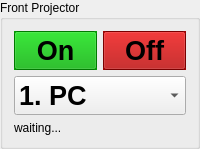
     <widget class="QGroupBox" name="gbxProj2">
      <property name="sizePolicy">
       <sizepolicy hsizetype="Preferred" vsizetype="Expanding">
        <horstretch>0</horstretch>
        <verstretch>0</verstretch>
       </sizepolicy>
      </property>
      <property name="title">
       <string>Front Projector</string>
      </property>
      <layout class="QGridLayout" name="gridLayout_3">
       <item row="0" column="0">
        <widget class="QPushButton" name="btnProj2On">
         <property name="sizePolicy">
          <sizepolicy hsizetype="Minimum" vsizetype="Expanding">
           <horstretch>0</horstretch>
           <verstretch>0</verstretch>
          </sizepolicy>
         </property>
         <property name="palette">
          <palette>
           <active>
            <colorrole role="WindowText">
             <brush brushstyle="SolidPattern">
              <color alpha="255">
               <red>0</red>
               <green>0</green>
               <blue>0</blue>
              </color>
             </brush>
            </colorrole>
            <colorrole role="Button">
             <brush brushstyle="SolidPattern">
              <color alpha="255">
               <red>0</red>
               <green>170</green>
               <blue>0</blue>
              </color>
             </brush>
            </colorrole>
            <colorrole role="Light">
             <brush brushstyle="SolidPattern">
              <color alpha="255">
               <red>0</red>
               <green>255</green>
               <blue>0</blue>
              </color>
             </brush>
            </colorrole>
            <colorrole role="Midlight">
             <brush brushstyle="SolidPattern">
              <color alpha="255">
               <red>0</red>
               <green>212</green>
               <blue>0</blue>
              </color>
             </brush>
            </colorrole>
            <colorrole role="Dark">
             <brush brushstyle="SolidPattern">
              <color alpha="255">
               <red>0</red>
               <green>85</green>
               <blue>0</blue>
              </color>
             </brush>
            </colorrole>
            <colorrole role="Mid">
             <brush brushstyle="SolidPattern">
              <color alpha="255">
               <red>0</red>
               <green>113</green>
               <blue>0</blue>
              </color>
             </brush>
            </colorrole>
            <colorrole role="Text">
             <brush brushstyle="SolidPattern">
              <color alpha="255">
               <red>0</red>
               <green>0</green>
               <blue>0</blue>
              </color>
             </brush>
            </colorrole>
            <colorrole role="BrightText">
             <brush brushstyle="SolidPattern">
              <color alpha="255">
               <red>255</red>
               <green>255</green>
               <blue>255</blue>
              </color>
             </brush>
            </colorrole>
            <colorrole role="ButtonText">
             <brush brushstyle="SolidPattern">
              <color alpha="255">
               <red>0</red>
               <green>0</green>
               <blue>0</blue>
              </color>
             </brush>
            </colorrole>
            <colorrole role="Base">
             <brush brushstyle="SolidPattern">
              <color alpha="255">
               <red>255</red>
               <green>255</green>
               <blue>255</blue>
              </color>
             </brush>
            </colorrole>
            <colorrole role="Window">
             <brush brushstyle="SolidPattern">
              <color alpha="255">
               <red>0</red>
               <green>170</green>
               <blue>0</blue>
              </color>
             </brush>
            </colorrole>
            <colorrole role="Shadow">
             <brush brushstyle="SolidPattern">
              <color alpha="255">
               <red>0</red>
               <green>0</green>
               <blue>0</blue>
              </color>
             </brush>
            </colorrole>
            <colorrole role="AlternateBase">
             <brush brushstyle="SolidPattern">
              <color alpha="255">
               <red>127</red>
               <green>212</green>
               <blue>127</blue>
              </color>
             </brush>
            </colorrole>
            <colorrole role="ToolTipBase">
             <brush brushstyle="SolidPattern">
              <color alpha="255">
               <red>255</red>
               <green>255</green>
               <blue>220</blue>
              </color>
             </brush>
            </colorrole>
            <colorrole role="ToolTipText">
             <brush brushstyle="SolidPattern">
              <color alpha="255">
               <red>0</red>
               <green>0</green>
               <blue>0</blue>
              </color>
             </brush>
            </colorrole>
           </active>
           <inactive>
            <colorrole role="WindowText">
             <brush brushstyle="SolidPattern">
              <color alpha="255">
               <red>0</red>
               <green>0</green>
               <blue>0</blue>
              </color>
             </brush>
            </colorrole>
            <colorrole role="Button">
             <brush brushstyle="SolidPattern">
              <color alpha="255">
               <red>0</red>
               <green>170</green>
               <blue>0</blue>
              </color>
             </brush>
            </colorrole>
            <colorrole role="Light">
             <brush brushstyle="SolidPattern">
              <color alpha="255">
               <red>0</red>
               <green>255</green>
               <blue>0</blue>
              </color>
             </brush>
            </colorrole>
            <colorrole role="Midlight">
             <brush brushstyle="SolidPattern">
              <color alpha="255">
               <red>0</red>
               <green>212</green>
               <blue>0</blue>
              </color>
             </brush>
            </colorrole>
            <colorrole role="Dark">
             <brush brushstyle="SolidPattern">
              <color alpha="255">
               <red>0</red>
               <green>85</green>
               <blue>0</blue>
              </color>
             </brush>
            </colorrole>
            <colorrole role="Mid">
             <brush brushstyle="SolidPattern">
              <color alpha="255">
               <red>0</red>
               <green>113</green>
               <blue>0</blue>
              </color>
             </brush>
            </colorrole>
            <colorrole role="Text">
             <brush brushstyle="SolidPattern">
              <color alpha="255">
               <red>0</red>
               <green>0</green>
               <blue>0</blue>
              </color>
             </brush>
            </colorrole>
            <colorrole role="BrightText">
             <brush brushstyle="SolidPattern">
              <color alpha="255">
               <red>255</red>
               <green>255</green>
               <blue>255</blue>
              </color>
             </brush>
            </colorrole>
            <colorrole role="ButtonText">
             <brush brushstyle="SolidPattern">
              <color alpha="255">
               <red>0</red>
               <green>0</green>
               <blue>0</blue>
              </color>
             </brush>
            </colorrole>
            <colorrole role="Base">
             <brush brushstyle="SolidPattern">
              <color alpha="255">
               <red>255</red>
               <green>255</green>
               <blue>255</blue>
              </color>
             </brush>
            </colorrole>
            <colorrole role="Window">
             <brush brushstyle="SolidPattern">
              <color alpha="255">
               <red>0</red>
               <green>170</green>
               <blue>0</blue>
              </color>
             </brush>
            </colorrole>
            <colorrole role="Shadow">
             <brush brushstyle="SolidPattern">
              <color alpha="255">
               <red>0</red>
               <green>0</green>
               <blue>0</blue>
              </color>
             </brush>
            </colorrole>
            <colorrole role="AlternateBase">
             <brush brushstyle="SolidPattern">
              <color alpha="255">
               <red>127</red>
               <green>212</green>
               <blue>127</blue>
              </color>
             </brush>
            </colorrole>
            <colorrole role="ToolTipBase">
             <brush brushstyle="SolidPattern">
              <color alpha="255">
               <red>255</red>
               <green>255</green>
               <blue>220</blue>
              </color>
             </brush>
            </colorrole>
            <colorrole role="ToolTipText">
             <brush brushstyle="SolidPattern">
              <color alpha="255">
               <red>0</red>
               <green>0</green>
               <blue>0</blue>
              </color>
             </brush>
            </colorrole>
           </inactive>
           <disabled>
            <colorrole role="WindowText">
             <brush brushstyle="SolidPattern">
              <color alpha="255">
               <red>0</red>
               <green>85</green>
               <blue>0</blue>
              </color>
             </brush>
            </colorrole>
            <colorrole role="Button">
             <brush brushstyle="SolidPattern">
              <color alpha="255">
               <red>0</red>
               <green>170</green>
               <blue>0</blue>
              </color>
             </brush>
            </colorrole>
            <colorrole role="Light">
             <brush brushstyle="SolidPattern">
              <color alpha="255">
               <red>0</red>
               <green>255</green>
               <blue>0</blue>
              </color>
             </brush>
            </colorrole>
            <colorrole role="Midlight">
             <brush brushstyle="SolidPattern">
              <color alpha="255">
               <red>0</red>
               <green>212</green>
               <blue>0</blue>
              </color>
             </brush>
            </colorrole>
            <colorrole role="Dark">
             <brush brushstyle="SolidPattern">
              <color alpha="255">
               <red>0</red>
               <green>85</green>
               <blue>0</blue>
              </color>
             </brush>
            </colorrole>
            <colorrole role="Mid">
             <brush brushstyle="SolidPattern">
              <color alpha="255">
               <red>0</red>
               <green>113</green>
               <blue>0</blue>
              </color>
             </brush>
            </colorrole>
            <colorrole role="Text">
             <brush brushstyle="SolidPattern">
              <color alpha="255">
               <red>0</red>
               <green>85</green>
               <blue>0</blue>
              </color>
             </brush>
            </colorrole>
            <colorrole role="BrightText">
             <brush brushstyle="SolidPattern">
              <color alpha="255">
               <red>255</red>
               <green>255</green>
               <blue>255</blue>
              </color>
             </brush>
            </colorrole>
            <colorrole role="ButtonText">
             <brush brushstyle="SolidPattern">
              <color alpha="255">
               <red>0</red>
               <green>85</green>
               <blue>0</blue>
              </color>
             </brush>
            </colorrole>
            <colorrole role="Base">
             <brush brushstyle="SolidPattern">
              <color alpha="255">
               <red>0</red>
               <green>170</green>
               <blue>0</blue>
              </color>
             </brush>
            </colorrole>
            <colorrole role="Window">
             <brush brushstyle="SolidPattern">
              <color alpha="255">
               <red>0</red>
               <green>170</green>
               <blue>0</blue>
              </color>
             </brush>
            </colorrole>
            <colorrole role="Shadow">
             <brush brushstyle="SolidPattern">
              <color alpha="255">
               <red>0</red>
               <green>0</green>
               <blue>0</blue>
              </color>
             </brush>
            </colorrole>
            <colorrole role="AlternateBase">
             <brush brushstyle="SolidPattern">
              <color alpha="255">
               <red>0</red>
               <green>170</green>
               <blue>0</blue>
              </color>
             </brush>
            </colorrole>
            <colorrole role="ToolTipBase">
             <brush brushstyle="SolidPattern">
              <color alpha="255">
               <red>255</red>
               <green>255</green>
               <blue>220</blue>
              </color>
             </brush>
            </colorrole>
            <colorrole role="ToolTipText">
             <brush brushstyle="SolidPattern">
              <color alpha="255">
               <red>0</red>
               <green>0</green>
               <blue>0</blue>
              </color>
             </brush>
            </colorrole>
           </disabled>
          </palette>
         </property>
         <property name="font">
          <font>
           <pointsize>20</pointsize>
           <weight>75</weight>
           <bold>true</bold>
          </font>
         </property>
         <property name="autoFillBackground">
          <bool>true</bool>
         </property>
         <property name="text">
          <string>On</string>
         </property>
         <property name="flat">
          <bool>false</bool>
         </property>
        </widget>
       </item>
       <item row="0" column="1">
        <widget class="QPushButton" name="btnProj2Off">
         <property name="sizePolicy">
          <sizepolicy hsizetype="Minimum" vsizetype="Expanding">
           <horstretch>0</horstretch>
           <verstretch>0</verstretch>
          </sizepolicy>
         </property>
         <property name="palette">
          <palette>
           <active>
            <colorrole role="WindowText">
             <brush brushstyle="SolidPattern">
              <color alpha="255">
               <red>0</red>
               <green>0</green>
               <blue>0</blue>
              </color>
             </brush>
            </colorrole>
            <colorrole role="Button">
             <brush brushstyle="SolidPattern">
              <color alpha="255">
               <red>170</red>
               <green>0</green>
               <blue>0</blue>
              </color>
             </brush>
            </colorrole>
            <colorrole role="Light">
             <brush brushstyle="SolidPattern">
              <color alpha="255">
               <red>255</red>
               <green>0</green>
               <blue>0</blue>
              </color>
             </brush>
            </colorrole>
            <colorrole role="Midlight">
             <brush brushstyle="SolidPattern">
              <color alpha="255">
               <red>212</red>
               <green>0</green>
               <blue>0</blue>
              </color>
             </brush>
            </colorrole>
            <colorrole role="Dark">
             <brush brushstyle="SolidPattern">
              <color alpha="255">
               <red>85</red>
               <green>0</green>
               <blue>0</blue>
              </color>
             </brush>
            </colorrole>
            <colorrole role="Mid">
             <brush brushstyle="SolidPattern">
              <color alpha="255">
               <red>113</red>
               <green>0</green>
               <blue>0</blue>
              </color>
             </brush>
            </colorrole>
            <colorrole role="Text">
             <brush brushstyle="SolidPattern">
              <color alpha="255">
               <red>0</red>
               <green>0</green>
               <blue>0</blue>
              </color>
             </brush>
            </colorrole>
            <colorrole role="BrightText">
             <brush brushstyle="SolidPattern">
              <color alpha="255">
               <red>255</red>
               <green>255</green>
               <blue>255</blue>
              </color>
             </brush>
            </colorrole>
            <colorrole role="ButtonText">
             <brush brushstyle="SolidPattern">
              <color alpha="255">
               <red>0</red>
               <green>0</green>
               <blue>0</blue>
              </color>
             </brush>
            </colorrole>
            <colorrole role="Base">
             <brush brushstyle="SolidPattern">
              <color alpha="255">
               <red>255</red>
               <green>255</green>
               <blue>255</blue>
              </color>
             </brush>
            </colorrole>
            <colorrole role="Window">
             <brush brushstyle="SolidPattern">
              <color alpha="255">
               <red>170</red>
               <green>0</green>
               <blue>0</blue>
              </color>
             </brush>
            </colorrole>
            <colorrole role="Shadow">
             <brush brushstyle="SolidPattern">
              <color alpha="255">
               <red>0</red>
               <green>0</green>
               <blue>0</blue>
              </color>
             </brush>
            </colorrole>
            <colorrole role="AlternateBase">
             <brush brushstyle="SolidPattern">
              <color alpha="255">
               <red>212</red>
               <green>127</green>
               <blue>127</blue>
              </color>
             </brush>
            </colorrole>
            <colorrole role="ToolTipBase">
             <brush brushstyle="SolidPattern">
              <color alpha="255">
               <red>255</red>
               <green>255</green>
               <blue>220</blue>
              </color>
             </brush>
            </colorrole>
            <colorrole role="ToolTipText">
             <brush brushstyle="SolidPattern">
              <color alpha="255">
               <red>0</red>
               <green>0</green>
               <blue>0</blue>
              </color>
             </brush>
            </colorrole>
           </active>
           <inactive>
            <colorrole role="WindowText">
             <brush brushstyle="SolidPattern">
              <color alpha="255">
               <red>0</red>
               <green>0</green>
               <blue>0</blue>
              </color>
             </brush>
            </colorrole>
            <colorrole role="Button">
             <brush brushstyle="SolidPattern">
              <color alpha="255">
               <red>170</red>
               <green>0</green>
               <blue>0</blue>
              </color>
             </brush>
            </colorrole>
            <colorrole role="Light">
             <brush brushstyle="SolidPattern">
              <color alpha="255">
               <red>255</red>
               <green>0</green>
               <blue>0</blue>
              </color>
             </brush>
            </colorrole>
            <colorrole role="Midlight">
             <brush brushstyle="SolidPattern">
              <color alpha="255">
               <red>212</red>
               <green>0</green>
               <blue>0</blue>
              </color>
             </brush>
            </colorrole>
            <colorrole role="Dark">
             <brush brushstyle="SolidPattern">
              <color alpha="255">
               <red>85</red>
               <green>0</green>
               <blue>0</blue>
              </color>
             </brush>
            </colorrole>
            <colorrole role="Mid">
             <brush brushstyle="SolidPattern">
              <color alpha="255">
               <red>113</red>
               <green>0</green>
               <blue>0</blue>
              </color>
             </brush>
            </colorrole>
            <colorrole role="Text">
             <brush brushstyle="SolidPattern">
              <color alpha="255">
               <red>0</red>
               <green>0</green>
               <blue>0</blue>
              </color>
             </brush>
            </colorrole>
            <colorrole role="BrightText">
             <brush brushstyle="SolidPattern">
              <color alpha="255">
               <red>255</red>
               <green>255</green>
               <blue>255</blue>
              </color>
             </brush>
            </colorrole>
            <colorrole role="ButtonText">
             <brush brushstyle="SolidPattern">
              <color alpha="255">
               <red>0</red>
               <green>0</green>
               <blue>0</blue>
              </color>
             </brush>
            </colorrole>
            <colorrole role="Base">
             <brush brushstyle="SolidPattern">
              <color alpha="255">
               <red>255</red>
               <green>255</green>
               <blue>255</blue>
              </color>
             </brush>
            </colorrole>
            <colorrole role="Window">
             <brush brushstyle="SolidPattern">
              <color alpha="255">
               <red>170</red>
               <green>0</green>
               <blue>0</blue>
              </color>
             </brush>
            </colorrole>
            <colorrole role="Shadow">
             <brush brushstyle="SolidPattern">
              <color alpha="255">
               <red>0</red>
               <green>0</green>
               <blue>0</blue>
              </color>
             </brush>
            </colorrole>
            <colorrole role="AlternateBase">
             <brush brushstyle="SolidPattern">
              <color alpha="255">
               <red>212</red>
               <green>127</green>
               <blue>127</blue>
              </color>
             </brush>
            </colorrole>
            <colorrole role="ToolTipBase">
             <brush brushstyle="SolidPattern">
              <color alpha="255">
               <red>255</red>
               <green>255</green>
               <blue>220</blue>
              </color>
             </brush>
            </colorrole>
            <colorrole role="ToolTipText">
             <brush brushstyle="SolidPattern">
              <color alpha="255">
               <red>0</red>
               <green>0</green>
               <blue>0</blue>
              </color>
             </brush>
            </colorrole>
           </inactive>
           <disabled>
            <colorrole role="WindowText">
             <brush brushstyle="SolidPattern">
              <color alpha="255">
               <red>85</red>
               <green>0</green>
               <blue>0</blue>
              </color>
             </brush>
            </colorrole>
            <colorrole role="Button">
             <brush brushstyle="SolidPattern">
              <color alpha="255">
               <red>170</red>
               <green>0</green>
               <blue>0</blue>
              </color>
             </brush>
            </colorrole>
            <colorrole role="Light">
             <brush brushstyle="SolidPattern">
              <color alpha="255">
               <red>255</red>
               <green>0</green>
               <blue>0</blue>
              </color>
             </brush>
            </colorrole>
            <colorrole role="Midlight">
             <brush brushstyle="SolidPattern">
              <color alpha="255">
               <red>212</red>
               <green>0</green>
               <blue>0</blue>
              </color>
             </brush>
            </colorrole>
            <colorrole role="Dark">
             <brush brushstyle="SolidPattern">
              <color alpha="255">
               <red>85</red>
               <green>0</green>
               <blue>0</blue>
              </color>
             </brush>
            </colorrole>
            <colorrole role="Mid">
             <brush brushstyle="SolidPattern">
              <color alpha="255">
               <red>113</red>
               <green>0</green>
               <blue>0</blue>
              </color>
             </brush>
            </colorrole>
            <colorrole role="Text">
             <brush brushstyle="SolidPattern">
              <color alpha="255">
               <red>85</red>
               <green>0</green>
               <blue>0</blue>
              </color>
             </brush>
            </colorrole>
            <colorrole role="BrightText">
             <brush brushstyle="SolidPattern">
              <color alpha="255">
               <red>255</red>
               <green>255</green>
               <blue>255</blue>
              </color>
             </brush>
            </colorrole>
            <colorrole role="ButtonText">
             <brush brushstyle="SolidPattern">
              <color alpha="255">
               <red>85</red>
               <green>0</green>
               <blue>0</blue>
              </color>
             </brush>
            </colorrole>
            <colorrole role="Base">
             <brush brushstyle="SolidPattern">
              <color alpha="255">
               <red>170</red>
               <green>0</green>
               <blue>0</blue>
              </color>
             </brush>
            </colorrole>
            <colorrole role="Window">
             <brush brushstyle="SolidPattern">
              <color alpha="255">
               <red>170</red>
               <green>0</green>
               <blue>0</blue>
              </color>
             </brush>
            </colorrole>
            <colorrole role="Shadow">
             <brush brushstyle="SolidPattern">
              <color alpha="255">
               <red>0</red>
               <green>0</green>
               <blue>0</blue>
              </color>
             </brush>
            </colorrole>
            <colorrole role="AlternateBase">
             <brush brushstyle="SolidPattern">
              <color alpha="255">
               <red>170</red>
               <green>0</green>
               <blue>0</blue>
              </color>
             </brush>
            </colorrole>
            <colorrole role="ToolTipBase">
             <brush brushstyle="SolidPattern">
              <color alpha="255">
               <red>255</red>
               <green>255</green>
               <blue>220</blue>
              </color>
             </brush>
            </colorrole>
            <colorrole role="ToolTipText">
             <brush brushstyle="SolidPattern">
              <color alpha="255">
               <red>0</red>
               <green>0</green>
               <blue>0</blue>
              </color>
             </brush>
            </colorrole>
           </disabled>
          </palette>
         </property>
         <property name="font">
          <font>
           <pointsize>20</pointsize>
           <weight>75</weight>
           <bold>true</bold>
          </font>
         </property>
         <property name="autoFillBackground">
          <bool>true</bool>
         </property>
         <property name="text">
          <string>Off</string>
         </property>
         <property name="flat">
          <bool>false</bool>
         </property>
        </widget>
       </item>
       <item row="1" column="0" colspan="2">
        <widget class="QComboBox" name="cmbProj2">
         <property name="font">
          <font>
           <pointsize>20</pointsize>
           <weight>75</weight>
           <bold>true</bold>
          </font>
         </property>
         <item>
          <property name="text">
           <string>1. PC</string>
          </property>
         </item>
         <item>
          <property name="text">
           <string>2. Laptop</string>
          </property>
         </item>
         <item>
          <property name="text">
           <string>3. Xibo</string>
          </property>
         </item>
        </widget>
       </item>
       <item row="2" column="0" colspan="2">
        <widget class="QLabel" name="lblStatus2">
         <property name="text">
          <string>waiting...</string>
         </property>
        </widget>
       </item>
      </layout>
     </widget>
